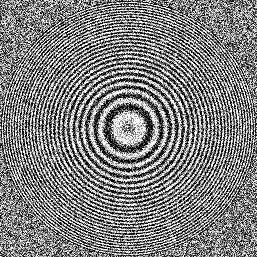
%> input picture Image Denoising/CED/sync_noise.png, 257 x 257 px
$ octave CEDtest.m   (GNU Octave 9; MATLAB toolbox functions it lacks are replaced by stand-ins)
%> lines starting %> are read from the running program, lines starting %| are printed output that depends on the picture
### Image Denoising/CED/CoherenceFilter.m
function u = CoherenceFilter(u,Options)

try
    functionname='CoherenceFilter.m';
    functiondir=which(functionname);
    functiondir=functiondir(1:end-length(functionname));
    addpath([functiondir '/functions2D'])
    addpath([functiondir '/functions3D'])
    addpath([functiondir '/functions'])
catch me
    disp(me.message);
end

% Default parameters
defaultoptions=struct('T',2,'dt',[],'sigma', 1, 'rho', 1, 'TensorType', 1, 'eigenmode',0,'C', 1e-10, 'm',1,'alpha',0.001,'lambda_e',0.02,'lambda_c',0.02,'lambda_h',0.5,'RealDerivatives',false,'Scheme','R','verbose','iter');

if(~exist('Options','var')),
    Options=defaultoptions;
else
    tags = fieldnames(defaultoptions);
    for i=1:length(tags)
        if(~isfield(Options,tags{i})),  Options.(tags{i})=defaultoptions.(tags{i}); end
    end
    if(length(tags)~=length(fieldnames(Options))),
        warning('CoherenceFilter:unknownoption','unknown options found');
    end
end

if(isempty(Options.dt))
    switch lower(Options.Scheme)
      case 'r', Options.dt=0.15;
      case 'o', Options.dt=0.15;
      case 'i', Options.dt=0.15;
      case 's', Options.dt=0.15;
      case 'n', Options.dt=0.15;
      otherwise
        error('CoherenceFilter:unknownoption','unknown scheme');
    end
end


% Initialization
dt_max = Options.dt; t = 0;

% In case of 3D use single precision to save memory
if(size(u,3)<4), u=double(u); else u=single(u); end

% Process time
process_time=tic;

% Show information
switch lower(Options.verbose(1))
case 'i'
    disp('Diffusion time   Sec. Elapsed');
case 'f'
    disp('Diffusion time   Sec. Elapsed   Image mean    Image variance');
end


% Anisotropic diffusion main loop
while (t < (Options.T-0.001))
    % Update time, adjust last time step to exactly finish at the wanted
    % diffusion time
    Options.dt = min(dt_max,Options.T-t); t = t + Options.dt;
    tn=toc(process_time);
    switch lower(Options.verbose(1))
    case 'n'
    case 'i'
        s=sprintf('    %5.0f        %5.0f    ',t,round(tn)); disp(s);
    case 'f'
        s=sprintf('    %5.0f        %5.0f      %13.6g    %13.6g ',t,round(tn), mean(u(:)), var(u(:))); disp(s);

    end

    if(size(u,3)<4) % Check if 2D or 3D
        % Do a diffusion step
        if(strcmpi(Options.Scheme,'R')&&(Options.eigenmode==0)&&(exist('CoherenceFilterStep2D')==3))
            u=CoherenceFilterStep2D(u,Options);
        else
            u=Anisotropic_step2D(u,Options);
        end
    else
        % Do a diffusion step
        if(strcmpi(Options.Scheme,'R'))
            u=CoherenceFilterStep3D(u,Options);
        else
            u=Anisotropic_step3D(u,Options);
        end
    end
end

function u=Anisotropic_step2D(u,Options)
% Perform tensor-driven diffusion filtering update

% Gaussian smooth the image, for better gradients
usigma=imgaussian(u,Options.sigma,4*Options.sigma);


% Calculate the gradients
switch lower(Options.Scheme)
  case {'r','o','i'}
    ux=derivatives(usigma,'x'); uy=derivatives(usigma,'y');
  case {'s','n'}
    [uy,ux]=gradient(usigma);
  otherwise
    error('CoherenceFilter:unknownoption','unknown scheme');
end


% Compute the 2D structure tensors J of the image
[Jxx, Jxy, Jyy] = StructureTensor2D(ux,uy,Options.rho);

% Compute the eigenvectors and values of the strucure tensors, v1 and v2, mu1 and mu2
[mu1,mu2,v1x,v1y,v2x,v2y]=EigenVectors2D(Jxx,Jxy,Jyy);

% Gradient magnitude squared
gradA=ux.^2+uy.^2;

% Construct the edge preserving diffusion tensors D = [Dxx,Dxy;Dxy,Dyy]
[Dxx,Dxy,Dyy]=ConstructDiffusionTensor2D(mu1,mu2,v1x,v1y,v2x,v2y,gradA,Options);

% Do the image diffusion
switch lower(Options.Scheme)
  case 'o'
      u=diffusion_scheme_2D_novel(u,Dxx,Dxy,Dyy,Options.dt);
      %u=diffusion_scheme_2D_high_rotation(u,Dxx,Dxy,Dyy,Options.dt,b);
  case 'r'
      u=diffusion_scheme_2D_rotation_invariant(u,Dxx,Dxy,Dyy,Options.dt);
  case 'i'
      u=diffusion_scheme_2D_implicit(u,Dxx,Dxy,Dyy,Options.dt);
  case 's'
      u=diffusion_scheme_2D_standard(u,Dxx,Dxy,Dyy,Options.dt);
  case 'n'
      u=diffusion_scheme_2D_non_negativity(u,Dxx,Dxy,Dyy,Options.dt);
  otherwise
    error('CoherenceFilter:unknownoption','unknown scheme');
end

% [43 lines left out: function Anisotropic_step3D, not called in this run]


### Image Denoising/CED/functions/imgaussian.m
function I=imgaussian(I,sigma,siz)


if(~exist('siz','var')), siz=sigma*6; end

if(sigma>0)
    % Make 1D Gaussian kernel
    x=-ceil(siz/2):ceil(siz/2);
    H = exp(-(x.^2/(2*sigma^2)));
    H = H/sum(H(:));

    % Filter each dimension with the 1D Gaussian kernels\
    if(ndims(I)==1)
        I=imfilter(I,H, 'same' ,'replicate');
    elseif(ndims(I)==2)
        Hx=reshape(H,[length(H) 1]);
        Hy=reshape(H,[1 length(H)]);
        I=imfilter(imfilter(I,Hx, 'same' ,'replicate'),Hy, 'same' ,'replicate');
    elseif(ndims(I)==3)
        if(size(I,3)<4) % Detect if 3D or color image
            Hx=reshape(H,[length(H) 1]);
            Hy=reshape(H,[1 length(H)]);
            for k=1:size(I,3)
                I(:,:,k)=imfilter(imfilter(I(:,:,k),Hx, 'same' ,'replicate'),Hy, 'same' ,'replicate');
            end
        else
            Hx=reshape(H,[length(H) 1 1]);
            Hy=reshape(H,[1 length(H) 1]);
            Hz=reshape(H,[1 1 length(H)]);
            size(I)
            I=imfilter(imfilter(imfilter(I,Hx, 'full' ,'replicate'),Hy, 'full' ,'replicate'),Hz, 'full' ,'replicate');
            a=floor(length(H)/2);
            I=I(1+a:end-a,1+a:end-a,1+a:end-a);
        end
    else
        error('imgaussian:input','unsupported input dimension');
    end
end

### Image Denoising/CED/functions2D/StructureTensor2D.m
function [Jxx, Jxy, Jyy]=StructureTensor2D(ux,uy,rho)

% J(grad u_sigma)
Jxx = sum(ux.^2,3)/size(ux,3);
Jxy = sum(ux.*uy,3)/size(ux,3);
Jyy = sum(uy.^2,3)/size(ux,3);

% Do the gaussian smoothing of the structure tensor
Jxx = imgaussian(Jxx,rho,6*rho);
Jxy = imgaussian(Jxy,rho,6*rho);
Jyy = imgaussian(Jyy,rho,6*rho);

### Image Denoising/CED/functions2D/diffusion_scheme_2D_standard.m
function u=diffusion_scheme_2D_standard(u,Dxx,Dxy,Dyy,dt)

% Make positive and negative indices
[N1,N2,N3] = size(u);
px = [2:N1,N1]; nx = [1,1:N1-1];
py = [2:N2,N2]; ny = [1,1:N2-1];

% In literature a,b and c are used as variables
a=Dxx;b=Dxy;c=Dyy;

% Stencil Weights
A1=(1/4)*(b(nx,:)-b(:,py));
A2=(1/2)*(c(:,py)+c);
A3=(1/4)*(b(px,:)+b(:,py));
A4=(1/2)*(a(nx,:)+a);
%A5 = -(1/2)*(a(nx,:)+2*a+a(px,:)) -(1/2)*(c(:,ny)+2*c+c(:,py));
A6=(1/2)*(a(px,:)+a);
A7=(1/4)*(b(nx,:)+b(:,ny));
A8=(1/2)*(c(:,ny)+c);
A9=(1/4)*(b(px,:)-b(:,ny));

for Channel = 1:N3
  u(:,:,Channel)=  u(:,:,Channel)+dt*(A1.*(u(nx,py,Channel) -u(:,:,Channel))+ ...
                                   A2.*(u(:, py,Channel) -u(:,:,Channel))+ ...
                                   A3.*(u(px,py,Channel) -u(:,:,Channel))+ ...
                                   A4.*(u(nx,:,Channel)  -u(:,:,Channel))+ ...
                                   A6.*(u(px,:,Channel)  -u(:,:,Channel))+ ...
                                   A7.*(u(nx,ny,Channel) -u(:,:,Channel))+ ...
                                   A8.*(u(:, ny,Channel) -u(:,:,Channel))+ ...
                                   A9.*(u(px,ny,Channel) -u(:,:,Channel)));
end

### Image Denoising/CED/functions2D/diffusion_scheme_2D_non_negativity.m
function u=diffusion_scheme_2D_non_negativity(u,Dxx,Dxy,Dyy,dt)

% Make positive and negative indices
[N1,N2,N3] = size(u);
px = [2:N1,N1]; nx = [1,1:N1-1];
py = [2:N2,N2]; ny = [1,1:N2-1];

% In literature a,b and c are used as variables
a=Dxx;b=Dxy;c=Dyy;

% Stencil Weights
A1 = (1/4)*((abs(b(nx, py))-b(nx,py)) + (abs(b)-b));
A2 = (1/2)*( (c(:, py)+c) -(abs(b(:,py))+abs(b)));
A3 = (1/4)*((abs(b(px, py))+b(px,py)) + (abs(b)+b));
A4 = (1/2)*( (a(nx,: )+a) -(abs(b(nx,:))+abs(b)));
%A5 =  - (a(nx,:) + 2*a+a(px,:)) ...
%	  - (abs(b(nx,py))-b(nx,py)+abs(b(px,py))-b(px,py)) ...
%	  - (abs(b(nx,ny))-b(nx,ny)+abs(b(px,ny))-b(px,ny)) ...
%	  + (abs(b(nx,:))+abs(b(px,:))+abs(b(:,ny))+abs(b(:,py))+2*abs(b)) ...
%	  - (c(:,ny) + 2*c+c(:,py));
A6 = (1/2)*( (a(px,: )+a) -(abs(b(px,:))+abs(b)));
A7 = (1/4)*((abs(b(nx, ny))+b(nx,ny)) + (abs(b)+b));
A8 = (1/2)*( (c(:, ny)+c) -(abs(b(:,ny))+abs(b)));
A9 = (1/4)*((abs(b(px, ny))-b(px,ny)) + (abs(b)-b));

% Do the diffusion
for Channel = 1:N3
  u(:,:,Channel)=  u(:,:,Channel)+dt*(A1.*(u(nx,py,Channel) -u(:,:,Channel))+ ...
                                   A2.*(u(:, py,Channel) -u(:,:,Channel))+ ...
                                   A3.*(u(px,py,Channel) -u(:,:,Channel))+ ...
                                   A4.*(u(nx,:,Channel)  -u(:,:,Channel))+ ...
                                   A6.*(u(px,:,Channel)  -u(:,:,Channel))+ ...
                                   A7.*(u(nx,ny,Channel) -u(:,:,Channel))+ ...
                                   A8.*(u(:, ny,Channel) -u(:,:,Channel))+ ...
                                   A9.*(u(px,ny,Channel) -u(:,:,Channel)));
end

### Image Denoising/CED/functions/derivatives.m
function D=derivatives(I,option)


if((ndims(I)<2)||ndims(I)>3)
    error('derivatives:unknowdim','Only 2D and 3D supported');
end
is3d=(size(I,3)>3);

m=1; sigma=1;
switch lower(option)
    case 'x'
        if(is3d)
            if(m==1)
                Stencil=zeros(3,3,3);
                Stencil(:,:,1)=[9 30 9; 0 0 0; -9 -30 -9];
                Stencil(:,:,2)=[30 100 30; 0 0 0; -30 -100 -30];
                Stencil(:,:,3)=[9 30 9; 0 0 0; -9 -30 -9];
                Stencil=Stencil/512;
            elseif(m==2)
                b=floor(-3*sigma):ceil(3*sigma); [x,y,z]=ndgrid(b,b,b);
                Stencil=-(x./(2*pi*sigma^4)).*exp(-(x.^2+y.^2+z.^2)/(2*sigma^2));
            elseif(m==3)
                Stencil=[1 0 -1];
            end
        else
            if(m==1)
                Stencil= [3 10 3; 0 0 0; -3 -10 -3]/32;
            elseif(m==2)
                b=floor(-3*sigma):ceil(3*sigma); [x,y]=ndgrid(b,b);
                Stencil=-(x./(2*pi*sigma^4)).*exp(-(x.^2+y.^2)/(2*sigma^2));
            elseif(m==3)
                Stencil=[1 0 -1];
            end
        end
    case 'y'
        if(is3d)
            if(m==1)
                Stencil=zeros(3,3,3);
                Stencil(:,:,1)=[9 0 -9; 30 0 -30; 9 0 -9];
                Stencil(:,:,2)=[30  0 -30; 100 0 -100; 30  0 -30];
                Stencil(:,:,3)=[9 0 -9; 30 0 -30; 9 0 -9];
                Stencil=Stencil/512;
            elseif(m==2)
                b=floor(-3*sigma):ceil(3*sigma); [x,y,z]=ndgrid(b,b,b);
                Stencil=-(y./(2*pi*sigma^4)).*exp(-(x.^2+y.^2+z.^2)/(2*sigma^2));
            elseif(m==3)
                Stencil=[1;0;-1];
            end
        else
            if(m==1)
                Stencil= [3  0 -3; 10 0 -10; 3  0 -3]/32;
            elseif(m==2)
                b=floor(-3*sigma):ceil(3*sigma); [x,y]=ndgrid(b,b);
                Stencil=-(y./(2*pi*sigma^4)).*exp(-(x.^2+y.^2)/(2*sigma^2));
            elseif(m==3)
                Stencil=[1;0;-1];
            end
        end
    case 'z'
        if(is3d)
            if(m==1)
                Stencil=zeros(3,3,3);
                Stencil(:,:,1)=[9  30  9; 30 100 30; 9  30  9];
                Stencil(:,:,2)=[0 0 0; 0 0 0; 0 0 0];
                Stencil(:,:,3)=[-9  -30  -9; -30 -100 -30; -9  -30  -9];
                Stencil=Stencil/512;
            elseif(m==2)
                b=floor(-3*sigma):ceil(3*sigma); [x,y,z]=ndgrid(b,b,b);
                Stencil=-(z./(2*pi*sigma^4)).*exp(-(x.^2+y.^2+z.^2)/(2*sigma^2));
            elseif(m==3)
                Stencil=zeros(1,1,3);
                Stencil(:,:,1)=1; Stencil(:,:,3)=-1;
            end

        else
            error('derivatives:unknowopt','2D thus no z derivative');
        end
    otherwise
        error('derivatives:unknowopt','Unknow option found');
end
D=imfilter(I,Stencil,'conv','same','replicate');

### Image Denoising/CED/functions2D/EigenVectors2D.m
function [Lambda1,Lambda2,I2x,I2y,I1x,I1y]=EigenVectors2D(Dxx,Dxy,Dyy)


% Compute the eigenvectors of J, v1 and v2
tmp = sqrt((Dxx - Dyy).^2 + 4*Dxy.^2);
v2x = 2*Dxy; v2y = Dyy - Dxx + tmp;

% Normalize
mag = sqrt(v2x.^2 + v2y.^2); i = (mag ~= 0);
v2x(i) = v2x(i)./mag(i);
v2y(i) = v2y(i)./mag(i);

% The eigenvectors are orthogonal
v1x = -v2y;
v1y = v2x;

% Compute the eigenvalues
mu1 = 0.5*(Dxx + Dyy + tmp);
mu2 = 0.5*(Dxx + Dyy - tmp);

% Sort eigen values by absolute value abs(Lambda1)<abs(Lambda2)
check=abs(mu1)>abs(mu2);

Lambda1=mu1; Lambda1(check)=mu2(check);
Lambda2=mu2; Lambda2(check)=mu1(check);

I1x=v1x; I1y=v1y; I2x=v2x; I2y=v2y;
I1x(check)=v2x(check); I1y(check)=v2y(check);
I2x(check)=v1x(check); I2y(check)=v1y(check);

### Image Denoising/CED/functions2D/ConstructDiffusionTensor2D.m
function [Dxx,Dxy,Dyy]=ConstructDiffusionTensor2D(mu1,mu2,v1x,v1y,v2x,v2y,gradA,Options)


di=(mu1-mu2); di((di<1e-15)&(di>-1e-15))=1e-15;
% Implicit if mu1 == mu2 then lambda1=alpha
lambda1 = Options.alpha + (1 - Options.alpha)*exp(-Options.C./(di).^(2*Options.m));
lambda2 = Options.alpha;

% Scaling of diffusion tensors
if((Options.eigenmode==0)||(Options.eigenmode==1)) % Weickert line shaped
    di=(mu1-mu2); di((di<1e-15)&(di>-1e-15))=1e-15;
    lambda1 = Options.alpha + (1 - Options.alpha)*exp(-Options.C./di.^(2*Options.m));
    lambda2 = Options.alpha;
elseif(Options.eigenmode==2) % EED
    gradA=mean(gradA,3);
    lambda2 = 1 - exp(-3.31488./(gradA./Options.lambda_e^2).^4);
    lambda2(gradA<1e-15)=1;
    lambda1 = 1;
elseif(Options.eigenmode==3) % CED
   di=(mu1-mu2); di((di<1e-15)&(di>-1e-15))=1e-15;
    lambda1 = Options.alpha + (1 - Options.alpha)*exp(-Options.C./di.^(2*Options.m));
    lambda2 = Options.alpha;
elseif(Options.eigenmode==4) % Hybrid Diffusion with Continous Switch
    gradA=mean(gradA,3);
    lambdae2 = 1 - exp(-3.31488./(gradA./Options.lambda_e^2).^4);
    lambdae2(gradA<1e-15)=1;
    lambdae1 = 1;

    di=(mu1-mu2); di((di<1e-15)&(di>-1e-15))=1e-15;
    lambdac1 = Options.alpha + (1 - Options.alpha)*exp(-Options.C./di.^(2*Options.m));
    lambdac2 = Options.alpha;

    xi= (mu1-mu2);
    di=2.0*Options.lambda_h^4;
    epsilon = exp(mu1.*(Options.lambda_h^2.*(xi-abs(xi)))./di);

    lambda1 = (1-epsilon) .* lambdac1 + epsilon .* lambdae1;
    lambda2 = (1-epsilon) .* lambdac2 + epsilon .* lambdae2;
end

Dxx = lambda1.*v1x.^2   + lambda2.*v2x.^2;
Dxy = lambda1.*v1x.*v1y + lambda2.*v2x.*v2y;
Dyy = lambda1.*v1y.^2   + lambda2.*v2y.^2;

### Image Denoising/CED/functions2D/diffusion_scheme_2D_implicit.m
function u=diffusion_scheme_2D_implicit(u,Dxx,Dxy,Dyy,dt)

[N1,N2,N3] = size(u);
id = [2:N1,N1]; iu = [1,1:N1-1];
ir = [2:N2,N2]; il = [1,1:N2-1];

% Diagonal neighbor intensity updates (amount of greyvalue flow from
% neighbor)


Dul = max(0, Dxy(iu,il)) + max(0,Dxy);
Ddr = max(0, Dxy(id,ir)) + max(0,Dxy);
Ddl = max(0,-Dxy(id,il)) + max(0,-Dxy);
Dur = max(0,-Dxy(iu,ir)) + max(0,-Dxy);

% Normal neighbor intensity updates
Dml = (Dyy(:,il) + Dyy) - (abs(Dxy(:,il)) + abs(Dxy));
Dmr = (Dyy(:,ir) + Dyy) - (abs(Dxy(:,ir)) + abs(Dxy));
Duc = (Dxx(iu,:) + Dxx) - (abs(Dxy(iu,:)) + abs(Dxy));
Ddc = (Dxx(id,:) + Dxx) - (abs(Dxy(id,:)) + abs(Dxy));

% Normalization term to preserve region average grey value
Dmc = -(Dyy(:,il) + 2*Dyy + Dyy(:,ir)) + ...
      -(Dxx(iu,:) + 2*Dxx + Dxx(id,:)) + ...
      -(max(0, Dxy(iu,il)) + max(0,-Dxy(iu,ir))) + ...
      -(max(0,- Dxy(id,il)) + max(0,Dxy(id,ir))) + ...
      (abs(Dxy(:,il)) + abs(Dxy(:,ir)) + abs(Dxy(id,:)) + abs(Dxy(iu,:)) + 2*abs(Dxy));

% Calculate Diffusion update
du=zeros(size(u));
for Channel = 1:N3
    du(:,:,Channel)=0.5*dt*(Dul.*u(iu,il,Channel) + ...
                            Dml.*u(:,il,Channel)  + ...
                            Ddl.*u(id,il,Channel) + ...
                            Duc.*u(iu,:,Channel)  + ...
                            Ddc.*u(id,:,Channel)  + ...
                            Dur.*u(iu,ir,Channel) + ...
                            Dmr.*u(:,ir,Channel)  + ...
                            Ddr.*u(id,ir,Channel));
end

% Perform the edge preserving diffusion filtering on the image
for Channel = 1:N3
    u(:,:,Channel) = (u(:,:,Channel) + du(:,:,Channel)) ./ (1-dt*0.5*Dmc);
end

### Image Denoising/CED/functions2D/diffusion_scheme_2D_rotation_invariant.m
function u=diffusion_scheme_2D_rotation_invariant(u,Dxx,Dxy,Dyy,dt)


Dxx=repmat(Dxx,[1 1 size(u,3)]);
Dxy=repmat(Dxy,[1 1 size(u,3)]);
Dyy=repmat(Dyy,[1 1 size(u,3)]);

ux=derivatives(u,'x');
uy=derivatives(u,'y');

%% 3 : Calculate the flux components
j1 = Dxx .* ux + Dxy .*uy;
j2 = Dxy .* ux + Dyy .*uy;

%% 3.5 Flux on boundaries to zero
j1(1,:,:)=0; j1(end,:,:)=0; j1(:,1,:)=0; j1(:,end,:)=0;
j2(1,:,:)=0; j2(end,:,:)=0; j2(:,1,:)=0; j2(:,end,:)=0;

%% 4 : Calculate ... by means of the optimized derivative filters
du = derivatives(j1,'x')+derivatives(j2,'y');

%% 5 : Update in an explicit way.
u=u+du*dt;


### Image Denoising/CED/CEDtest.m
%Runs the Coherence Enhancing Diffusion filter for different discretization
%schemes

I = im2double(imread('sync_noise.png'));
%> I: size 257x257 double; min 0, max 1, mean 0.501
JS = CoherenceFilter(I,struct('T',15,'rho',10,'Scheme','S'));
%> the loop in CoherenceFilter, `while (t < (Options.T-0.001))` made 100 passes
%> pass 1, in Anisotropic_step2D, `[uy,ux]=gradient(usigma);`:
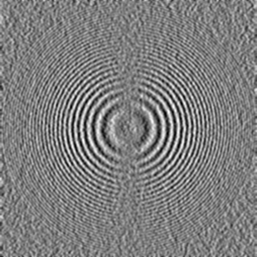
%> uy: size 257x257 double; min -0.271, max 0.274, mean 0.000131; drawn with min black and max white
%> pass 1, in Anisotropic_step2D, `[uy,ux]=gradient(usigma);`:
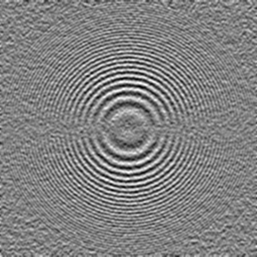
%> ux: size 257x257 double; min -0.284, max 0.274, mean -4.89e-05; drawn with min black and max white
%> after the loop in CoherenceFilter, `while (t < (Options.T-0.001))`:
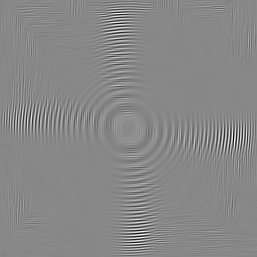
%> u: size 257x257 double; min -4.87, max 5.2, mean 0.501; drawn with min black and max white
%> after the loop in CoherenceFilter, `while (t < (Options.T-0.001))`: Options = {T 15, rho 10, dt 0.15, sigma 1, TensorType 1, eigenmode 0}; s = '       15            3    '; t = 15
JN = CoherenceFilter(I,struct('T',15,'rho',10,'Scheme','N'));
%> after the loop in CoherenceFilter (call 2), `while (t < (Options.T-0.001))`:
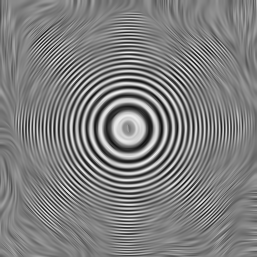
%> u: size 257x257 double; min 0.057, max 0.948, mean 0.501
%> after the loop in CoherenceFilter (call 2), `while (t < (Options.T-0.001))`: s = '       15            4    '
JR = CoherenceFilter(I,struct('T',15,'rho',10,'Scheme','R'));
%> after the loop in CoherenceFilter (call 3), `while (t < (Options.T-0.001))`:
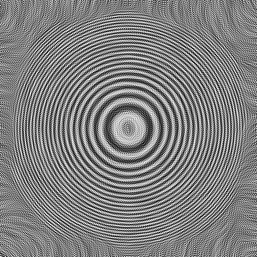
%> u: size 257x257 double; min -0.188, max 1.18, mean 0.501; drawn with min black and max white
JI = CoherenceFilter(I,struct('T',15,'rho',10,'Scheme','I'));
%> the loop in CoherenceFilter (call 4), `while (t < (Options.T-0.001))` made 100 passes
%> pass 1, in imgaussian (call 722), `I=imfilter(imfilter(I,Hx, 'same' ,'replicate'),Hy, 'same' ,'replicate');`:
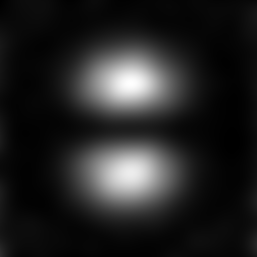
%> I: size 257x257 double; min 0.000994, max 0.0218, mean 0.00392; drawn with min black and max white
JO = CoherenceFilter(I,struct('T',15,'rho',10,'Scheme','O'));
%> the loop in CoherenceFilter (call 5), `while (t < (Options.T-0.001))` made 1 pass
%> pass 1, in EigenVectors2D (call 241), `mag = sqrt(v2x.^2 + v2y.^2)`:
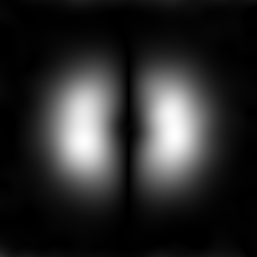
%> mag: size 257x257 double; min 9.14e-08, max 0.037, mean 0.00625; drawn with min black and max white
%> the run ends on the next line
